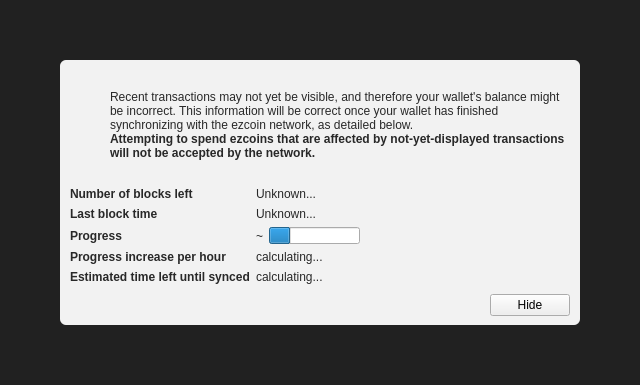
<?xml version="1.0" encoding="UTF-8"?>
<ui version="4.0">
 <class>ModalOverlay</class>
 <widget class="ModalOverlay" name="ModalOverlay">
  <property name="geometry">
   <rect>
    <x>0</x>
    <y>0</y>
    <width>640</width>
    <height>385</height>
   </rect>
  </property>
  <property name="windowTitle">
   <string>Form</string>
  </property>
  <layout class="QVBoxLayout" name="verticalLayout" stretch="0">
   <property name="sizeConstraint">
    <enum>QLayout::SetDefaultConstraint</enum>
   </property>
   <property name="leftMargin">
    <number>0</number>
   </property>
   <property name="topMargin">
    <number>0</number>
   </property>
   <property name="rightMargin">
    <number>0</number>
   </property>
   <property name="bottomMargin">
    <number>0</number>
   </property>
   <item>
    <widget class="QWidget" name="bgWidget" native="true">
     <property name="styleSheet">
      <string notr="true">#bgWidget { background: rgba(0,0,0,220); }</string>
     </property>
     <layout class="QVBoxLayout" name="verticalLayoutMain" stretch="1">
      <property name="leftMargin">
       <number>60</number>
      </property>
      <property name="topMargin">
       <number>60</number>
      </property>
      <property name="rightMargin">
       <number>60</number>
      </property>
      <property name="bottomMargin">
       <number>60</number>
      </property>
      <item>
       <widget class="QWidget" name="contentWidget" native="true">
        <property name="styleSheet">
         <string notr="true">#contentWidget { background: rgba(255,255,255,240); border-radius: 6px; }

QLabel { color: rgb(40,40,40);  }</string>
        </property>
        <layout class="QVBoxLayout" name="verticalLayoutSub" stretch="1,0,0,0">
         <property name="spacing">
          <number>0</number>
         </property>
         <property name="leftMargin">
          <number>10</number>
         </property>
         <property name="topMargin">
          <number>10</number>
         </property>
         <property name="rightMargin">
          <number>10</number>
         </property>
         <property name="bottomMargin">
          <number>10</number>
         </property>
         <item>
          <layout class="QHBoxLayout" name="horizontalLayoutIconText" stretch="0,1">
           <property name="topMargin">
            <number>20</number>
           </property>
           <item>
            <layout class="QVBoxLayout" name="verticalLayoutIcon">
             <property name="leftMargin">
              <number>0</number>
             </property>
             <item>
              <widget class="QPushButton" name="warningIcon">
               <property name="enabled">
                <bool>false</bool>
               </property>
               <property name="text">
                <string/>
               </property>
               <property name="icon">
                <iconset>
                 <normaloff>:/icons/warning</normaloff>
                 <disabledoff>:/icons/warning</disabledoff>:/icons/warning</iconset>
               </property>
               <property name="iconSize">
                <size>
                 <width>48</width>
                 <height>48</height>
                </size>
               </property>
               <property name="flat">
                <bool>true</bool>
               </property>
              </widget>
             </item>
             <item>
              <spacer name="verticalSpacerWarningIcon">
               <property name="orientation">
                <enum>Qt::Vertical</enum>
               </property>
               <property name="sizeHint" stdset="0">
                <size>
                 <width>20</width>
                 <height>40</height>
                </size>
               </property>
              </spacer>
             </item>
            </layout>
           </item>
           <item>
            <layout class="QVBoxLayout" name="verticalLayoutInfoText">
             <property name="leftMargin">
              <number>0</number>
             </property>
             <property name="topMargin">
              <number>0</number>
             </property>
             <item>
              <widget class="QLabel" name="infoText">
               <property name="text">
                <string>Recent transactions may not yet be visible, and therefore your wallet's balance might be incorrect. This information will be correct once your wallet has finished synchronizing with the ezcoin network, as detailed below.</string>
               </property>
               <property name="textFormat">
                <enum>Qt::RichText</enum>
               </property>
               <property name="wordWrap">
                <bool>true</bool>
               </property>
              </widget>
             </item>
             <item>
              <widget class="QLabel" name="infoTextStrong">
               <property name="font">
                <font>
                 <weight>75</weight>
                 <bold>true</bold>
                </font>
               </property>
               <property name="text">
                <string>Attempting to spend ezcoins that are affected by not-yet-displayed transactions will not be accepted by the network.</string>
               </property>
               <property name="textFormat">
                <enum>Qt::RichText</enum>
               </property>
               <property name="wordWrap">
                <bool>true</bool>
               </property>
              </widget>
             </item>
             <item>
              <spacer name="verticalSpacerInTextSpace">
               <property name="orientation">
                <enum>Qt::Vertical</enum>
               </property>
               <property name="sizeHint" stdset="0">
                <size>
                 <width>20</width>
                 <height>40</height>
                </size>
               </property>
              </spacer>
             </item>
            </layout>
           </item>
          </layout>
         </item>
         <item>
          <spacer name="verticalSpacerAfterText">
           <property name="orientation">
            <enum>Qt::Vertical</enum>
           </property>
           <property name="sizeHint" stdset="0">
            <size>
             <width>20</width>
             <height>40</height>
            </size>
           </property>
          </spacer>
         </item>
         <item>
          <layout class="QFormLayout" name="formLayout">
           <property name="fieldGrowthPolicy">
            <enum>QFormLayout::FieldsStayAtSizeHint</enum>
           </property>
           <property name="horizontalSpacing">
            <number>6</number>
           </property>
           <property name="verticalSpacing">
            <number>6</number>
           </property>
           <property name="topMargin">
            <number>10</number>
           </property>
           <item row="0" column="0">
            <widget class="QLabel" name="labelNumberOfBlocksLeft">
             <property name="font">
              <font>
               <weight>75</weight>
               <bold>true</bold>
              </font>
             </property>
             <property name="text">
              <string>Number of blocks left</string>
             </property>
            </widget>
           </item>
           <item row="0" column="1">
            <widget class="QLabel" name="numberOfBlocksLeft">
             <property name="text">
              <string>Unknown...</string>
             </property>
            </widget>
           </item>
           <item row="1" column="0">
            <widget class="QLabel" name="labelLastBlockTime">
             <property name="font">
              <font>
               <weight>75</weight>
               <bold>true</bold>
              </font>
             </property>
             <property name="text">
              <string>Last block time</string>
             </property>
            </widget>
           </item>
           <item row="1" column="1">
            <widget class="QLabel" name="newestBlockDate">
             <property name="sizePolicy">
              <sizepolicy hsizetype="Maximum" vsizetype="Preferred">
               <horstretch>0</horstretch>
               <verstretch>0</verstretch>
              </sizepolicy>
             </property>
             <property name="text">
              <string>Unknown...</string>
             </property>
            </widget>
           </item>
           <item row="2" column="0">
            <widget class="QLabel" name="labelSyncDone">
             <property name="font">
              <font>
               <weight>75</weight>
               <bold>true</bold>
              </font>
             </property>
             <property name="text">
              <string>Progress</string>
             </property>
            </widget>
           </item>
           <item row="2" column="1">
            <layout class="QHBoxLayout" name="horizontalLayoutSync" stretch="0,1">
             <item>
              <widget class="QLabel" name="percentageProgress">
               <property name="text">
                <string notr="true">~</string>
               </property>
              </widget>
             </item>
             <item>
              <widget class="QProgressBar" name="progressBar">
               <property name="value">
                <number>24</number>
               </property>
               <property name="format">
                <string/>
               </property>
              </widget>
             </item>
            </layout>
           </item>
           <item row="4" column="0">
            <widget class="QLabel" name="labelProgressIncrease">
             <property name="font">
              <font>
               <weight>75</weight>
               <bold>true</bold>
              </font>
             </property>
             <property name="text">
              <string>Progress increase per hour</string>
             </property>
            </widget>
           </item>
           <item row="4" column="1">
            <widget class="QLabel" name="progressIncreasePerH">
             <property name="text">
              <string>calculating...</string>
             </property>
            </widget>
           </item>
           <item row="5" column="0">
            <widget class="QLabel" name="labelEstimatedTimeLeft">
             <property name="font">
              <font>
               <weight>75</weight>
               <bold>true</bold>
              </font>
             </property>
             <property name="text">
              <string>Estimated time left until synced</string>
             </property>
            </widget>
           </item>
           <item row="5" column="1">
            <widget class="QLabel" name="expectedTimeLeft">
             <property name="text">
              <string>calculating...</string>
             </property>
            </widget>
           </item>
          </layout>
         </item>
         <item>
          <layout class="QHBoxLayout" name="horizontalLayoutButtons">
           <property name="leftMargin">
            <number>10</number>
           </property>
           <property name="topMargin">
            <number>10</number>
           </property>
           <item>
            <spacer name="horizontalSpacer">
             <property name="orientation">
              <enum>Qt::Horizontal</enum>
             </property>
             <property name="sizeHint" stdset="0">
              <size>
               <width>40</width>
               <height>20</height>
              </size>
             </property>
            </spacer>
           </item>
           <item>
            <widget class="QPushButton" name="closeButton">
             <property name="text">
              <string>Hide</string>
             </property>
            </widget>
           </item>
          </layout>
         </item>
        </layout>
       </widget>
      </item>
     </layout>
    </widget>
   </item>
  </layout>
 </widget>
 <customwidgets>
  <customwidget>
   <class>ModalOverlay</class>
   <extends>QWidget</extends>
   <header>modaloverlay.h</header>
   <container>1</container>
  </customwidget>
 </customwidgets>
 <resources/>
 <connections/>
</ui>
